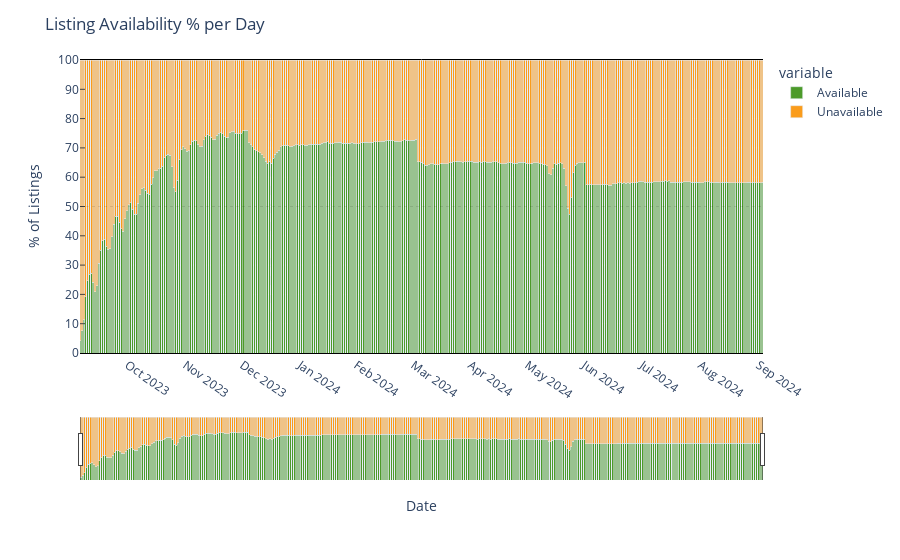

This figure's notebook cell:
### Markdown cell above
Now, let's plot our data so we can make observations. The plot of choice will be a `Stacked Bar Chart`.

* Since we will `normalize` our data, we can stack the available and unavailable listings and have an even chart. This way we can observe the % of unavailable listings compared to available ones.

* While the previous plot gave us a decent general image of the amount of `available` listings, it could leave a not-very-curious mind wondering why the amount of available listings is so low early in the time series dates. The answer is clear when looking at the dataset shape and how it was retrieved, but let's assume that one did not try to understand the data and is here for the eye candy plots.

* We will add a low opacity line on the 50% mark as a reference.

### Code cell
availability_df = pd.DataFrame(
    {
        "Date": total_listings_per_day.index,
        "Available": available_listings_per_day / total_listings_per_day * 100,
        "Unavailable": unavailable_listings_per_day / total_listings_per_day * 100,
    }
)

y_axis_range = [0, 100]


fig.update_traces(hovertemplate="Date: %{x}" + "<br>Available Listings: %{y}")


fig = px.bar(
    availability_df,
    x="Date",
    y=["Available", "Unavailable"],
    barmode="stack",
    color_discrete_sequence=["#4c9a2a", "#fa9c1b"],
)

fig.update_xaxes(
    range=x_axis_range,
    rangeslider_visible=True,
    nticks=12,
    tickangle=35,
    ticklabelmode="period",
    ticklen=10,
    tickcolor="black",
    griddash="dash",
    gridcolor="black",
    mirror=True,
    linecolor="black",
)

fig.update_yaxes(range=y_axis_range, nticks=20, ticks="inside")

fig.update_layout(
    title="Listing Availability % per Day",
    xaxis_title="Date",
    yaxis_title="% of Listings",
)

vert_line = availability_df["Date"]
fig.add_shape(
    dict(
        type="line",
        x0=availability_df["Date"].min(),
        y0=50,
        x1=availability_df["Date"].max(),
        y1=50,
        opacity=0.1,
        line=dict(
            color="Black",
            width=1,
            dash="dot",
        ),
    )
)
fig.show()

### Figure 1 — Plotly figure (JSON) as saved in the notebook; plotly's stock layout.template omitted (floating-point values rounded to 4 significant figures; data arrays with more than 128 entries replaced by an {"elided": "..."} marker saying what was removed)
{"data": [{"alignmentgroup": "True", "hovertemplate": "variable=Available<br>Date=%{x}<br>value=%{y}<extra></extra>", "legendgroup": "Available", "marker": {"color": "#4c9a2a", "pattern": {"shape": ""}}, "name": "Available", "offsetgroup": "Available", "orientation": "v", "showlegend": true, "textposition": "auto", "type": "bar", "x": {"elided": "365 str values"}, "xaxis": "x", "y": {"elided": "365 float values"}, "yaxis": "y"}, {"alignmentgroup": "True", "hovertemplate": "variable=Unavailable<br>Date=%{x}<br>value=%{y}<extra></extra>", "legendgroup": "Unavailable", "marker": {"color": "#fa9c1b", "pattern": {"shape": ""}}, "name": "Unavailable", "offsetgroup": "Unavailable", "orientation": "v", "showlegend": true, "textposition": "auto", "type": "bar", "x": {"elided": "365 str values"}, "xaxis": "x", "y": {"elided": "365 float values"}, "yaxis": "y"}], "layout": {"barmode": "stack", "legend": {"title": {"text": "variable"}, "tracegroupgap": 0}, "margin": {"t": 60}, "shapes": [{"line": {"color": "Black", "dash": "dot", "width": 1}, "opacity": 0.1, "type": "line", "x0": "2023-09-21T00:00:00", "x1": "2024-09-19T00:00:00", "y0": 50, "y1": 50}], "title": {"text": "Listing Availability % per Day"}, "xaxis": {"anchor": "y", "domain": [0, 1], "gridcolor": "black", "griddash": "dash", "linecolor": "black", "mirror": true, "nticks": 12, "range": ["2023-09-21T00:00:00", "2024-09-19T00:00:00"], "rangeslider": {"visible": true}, "tickangle": 35, "tickcolor": "black", "ticklabelmode": "period", "ticklen": 10, "title": {"text": "Date"}}, "yaxis": {"anchor": "x", "domain": [0, 1], "nticks": 20, "range": [0, 100], "ticks": "inside", "title": {"text": "% of Listings"}}}}
